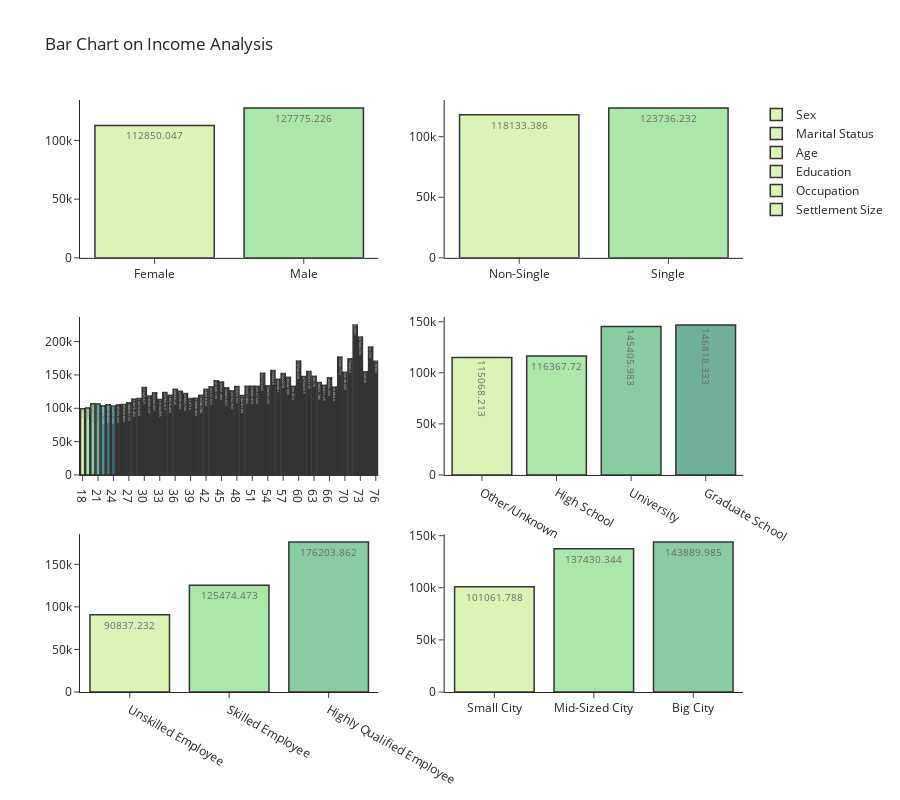

This figure's notebook cell:
### Code cell
income_by_sex = temp_df.groupby('Sex')['Income'].mean().sort_values(ascending=True)
income_by_marital = temp_df.groupby('Marital status')['Income'].mean().sort_values(ascending=True)
income_by_age = temp_df.groupby('Age')['Income'].mean()
income_by_education = temp_df.groupby('Education')['Income'].mean().sort_values(ascending=True)
income_by_occupation = temp_df.groupby('Occupation')['Income'].mean().sort_values(ascending=True)
income_by_settlement = temp_df.groupby('Settlement size')['Income'].mean().sort_values(ascending=True)
income_lst = [income_by_sex, income_by_marital, income_by_age, income_by_education, income_by_occupation, income_by_settlement]
income_labels = ['Sex', 'Marital Status', 'Age', 'Education', 'Occupation', 'Settlement Size']

row_n = 3
col_n = 2 

fig = make_subplots(rows=row_n, cols=col_n)

for i, col in enumerate(income_labels):
    fig.add_trace(
        go.Bar(
            x=income_lst[i].index.astype('str'),
            y=income_lst[i].values, 
            name=col,
            text=np.round(income_lst[i].values,3),
            textposition='inside',
            marker_color=px.colors.sequential.Emrld,
            textfont=dict(size=10)),
        row=int(i/col_n)+1, col=int(i%col_n)+1
        )

fig.update_layout(
    height=800,
    title_text="Bar Chart on Income Analysis", 
    template='simple_white')
fig.update_traces(marker_line_color='black', 
                  marker_line_width=1.5, 
                  opacity=0.8)
fig.show()

### Figure 1 — Plotly figure (JSON) as saved in the notebook; plotly's stock layout.template omitted (floating-point values rounded to 4 significant figures)
{"data": [{"marker": {"color": ["rgb(211, 242, 163)", "rgb(151, 225, 150)", "rgb(108, 192, 139)", "rgb(76, 155, 130)", "rgb(33, 122, 121)", "rgb(16, 89, 101)", "rgb(7, 64, 80)"], "line": {"color": "black", "width": 1.5}}, "name": "Sex", "opacity": 0.8, "text": [112900.0, 127800.0], "textfont": {"size": 10}, "textposition": "inside", "type": "bar", "x": ["Female", "Male"], "xaxis": "x", "y": [112900.0, 127800.0], "yaxis": "y"}, {"marker": {"color": ["rgb(211, 242, 163)", "rgb(151, 225, 150)", "rgb(108, 192, 139)", "rgb(76, 155, 130)", "rgb(33, 122, 121)", "rgb(16, 89, 101)", "rgb(7, 64, 80)"], "line": {"color": "black", "width": 1.5}}, "name": "Marital Status", "opacity": 0.8, "text": [118100.0, 123700.0], "textfont": {"size": 10}, "textposition": "inside", "type": "bar", "x": ["Non-Single", "Single"], "xaxis": "x2", "y": [118100.0, 123700.0], "yaxis": "y2"}, {"marker": {"color": ["rgb(211, 242, 163)", "rgb(151, 225, 150)", "rgb(108, 192, 139)", "rgb(76, 155, 130)", "rgb(33, 122, 121)", "rgb(16, 89, 101)", "rgb(7, 64, 80)"], "line": {"color": "black", "width": 1.5}}, "name": "Age", "opacity": 0.8, "text": [99219, 100463, 106900.0, 106300.0, 103900.0, 105100.0, 103300.0, 105400.0, 105800.0, 108100.0, 114100.0, 114500.0, 131000.0, 118500.0, 123200.0, 113200.0, 123800.0, 119600.0, 128700.0, 125500.0, 122100.0, 114712, 115100.0, 119700.0, 128600.0, 132200.0, 141400.0, 139500.0, 130800.0, 126200.0, 132800.0, 119300.0, 132900.0, 133000.0, 133100.0, 152700.0, 133700.0, 156700.0, 143700.0, 152200.0, 146600.0, 133100.0, 170700.0, 147500.0, 155300.0, 148170, 138700.0, 134600.0, 145900.0, 131900.0, 176900.0, 154100.0, 174200.0, 224961, 207000.0, 154620, 191723, 170366], "textfont": {"size": 10}, "textposition": "inside", "type": "bar", "x": ["18", "19", "20", "21", "22", "23", "24", "25", "26", "27", "28", "29", "30", "31", "32", "33", "34", "35", "36", "37", "38", "39", "40", "41", "42", "43", "44", "45", "46", "47", "48", "49", "50", "51", "52", "53", "54", "55", "56", "57", "58", "59", "60", "61", "62", "63", "64", "65", "66", "67", "68", "70", "71", "72", "73", "74", "75", "76"], "xaxis": "x3", "y": [99219, 100463, 106900.0, 106300.0, 103900.0, 105100.0, 103300.0, 105400.0, 105800.0, 108100.0, 114100.0, 114500.0, 131000.0, 118500.0, 123200.0, 113200.0, 123800.0, 119600.0, 128700.0, 125500.0, 122100.0, 114712, 115100.0, 119700.0, 128600.0, 132200.0, 141400.0, 139500.0, 130800.0, 126200.0, 132800.0, 119300.0, 132900.0, 133000.0, 133100.0, 152700.0, 133700.0, 156700.0, 143700.0, 152200.0, 146600.0, 133100.0, 170700.0, 147500.0, 155300.0, 148170, 138700.0, 134600.0, 145900.0, 131900.0, 176900.0, 154100.0, 174200.0, 224961, 207000.0, 154620, 191723, 170366], "yaxis": "y3"}, {"marker": {"color": ["rgb(211, 242, 163)", "rgb(151, 225, 150)", "rgb(108, 192, 139)", "rgb(76, 155, 130)", "rgb(33, 122, 121)", "rgb(16, 89, 101)", "rgb(7, 64, 80)"], "line": {"color": "black", "width": 1.5}}, "name": "Education", "opacity": 0.8, "text": [115100.0, 116400.0, 145400.0, 146800.0], "textfont": {"size": 10}, "textposition": "inside", "type": "bar", "x": ["Other/Unknown", "High School", "University", "Graduate School"], "xaxis": "x4", "y": [115100.0, 116400.0, 145400.0, 146800.0], "yaxis": "y4"}, {"marker": {"color": ["rgb(211, 242, 163)", "rgb(151, 225, 150)", "rgb(108, 192, 139)", "rgb(76, 155, 130)", "rgb(33, 122, 121)", "rgb(16, 89, 101)", "rgb(7, 64, 80)"], "line": {"color": "black", "width": 1.5}}, "name": "Occupation", "opacity": 0.8, "text": [90840.0, 125500.0, 176200.0], "textfont": {"size": 10}, "textposition": "inside", "type": "bar", "x": ["Unskilled Employee", "Skilled Employee", "Highly Qualified Employee"], "xaxis": "x5", "y": [90840.0, 125500.0, 176200.0], "yaxis": "y5"}, {"marker": {"color": ["rgb(211, 242, 163)", "rgb(151, 225, 150)", "rgb(108, 192, 139)", "rgb(76, 155, 130)", "rgb(33, 122, 121)", "rgb(16, 89, 101)", "rgb(7, 64, 80)"], "line": {"color": "black", "width": 1.5}}, "name": "Settlement Size", "opacity": 0.8, "text": [101100.0, 137400.0, 143900.0], "textfont": {"size": 10}, "textposition": "inside", "type": "bar", "x": ["Small City", "Mid-Sized City", "Big City"], "xaxis": "x6", "y": [101100.0, 137400.0, 143900.0], "yaxis": "y6"}], "layout": {"height": 800, "title": {"text": "Bar Chart on Income Analysis"}, "xaxis": {"anchor": "y", "domain": [0, 0.45]}, "xaxis2": {"anchor": "y2", "domain": [0.55, 1]}, "xaxis3": {"anchor": "y3", "domain": [0, 0.45]}, "xaxis4": {"anchor": "y4", "domain": [0.55, 1]}, "xaxis5": {"anchor": "y5", "domain": [0, 0.45]}, "xaxis6": {"anchor": "y6", "domain": [0.55, 1]}, "yaxis": {"anchor": "x", "domain": [0.7333, 1]}, "yaxis2": {"anchor": "x2", "domain": [0.7333, 1]}, "yaxis3": {"anchor": "x3", "domain": [0.3667, 0.6333]}, "yaxis4": {"anchor": "x4", "domain": [0.3667, 0.6333]}, "yaxis5": {"anchor": "x5", "domain": [0, 0.2667]}, "yaxis6": {"anchor": "x6", "domain": [0, 0.2667]}}}
